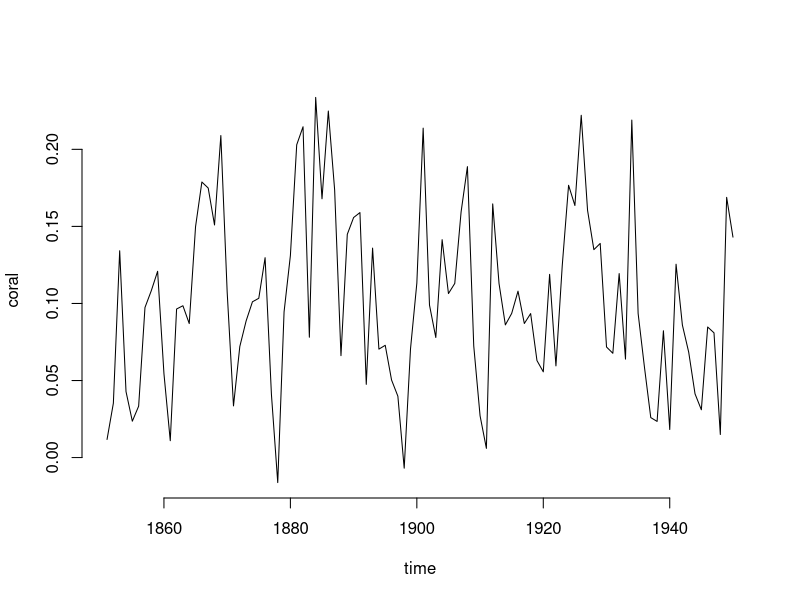

Source code (R):
# Import PRYSM pseudocoral result
setwd("~/GitHub/iso-project/Iso2k_PRYSM_runs/results")
coral = read.csv("pseudocoral.csv", head = F)
coral = as.vector(unlist(coral))

# Time dimension
start = 1851
end = 1950
time = seq(from = start, to = end, by = 1)

# Plot pseudocoral TS
plot(time, coral, type = "l", frame.plot = F)
